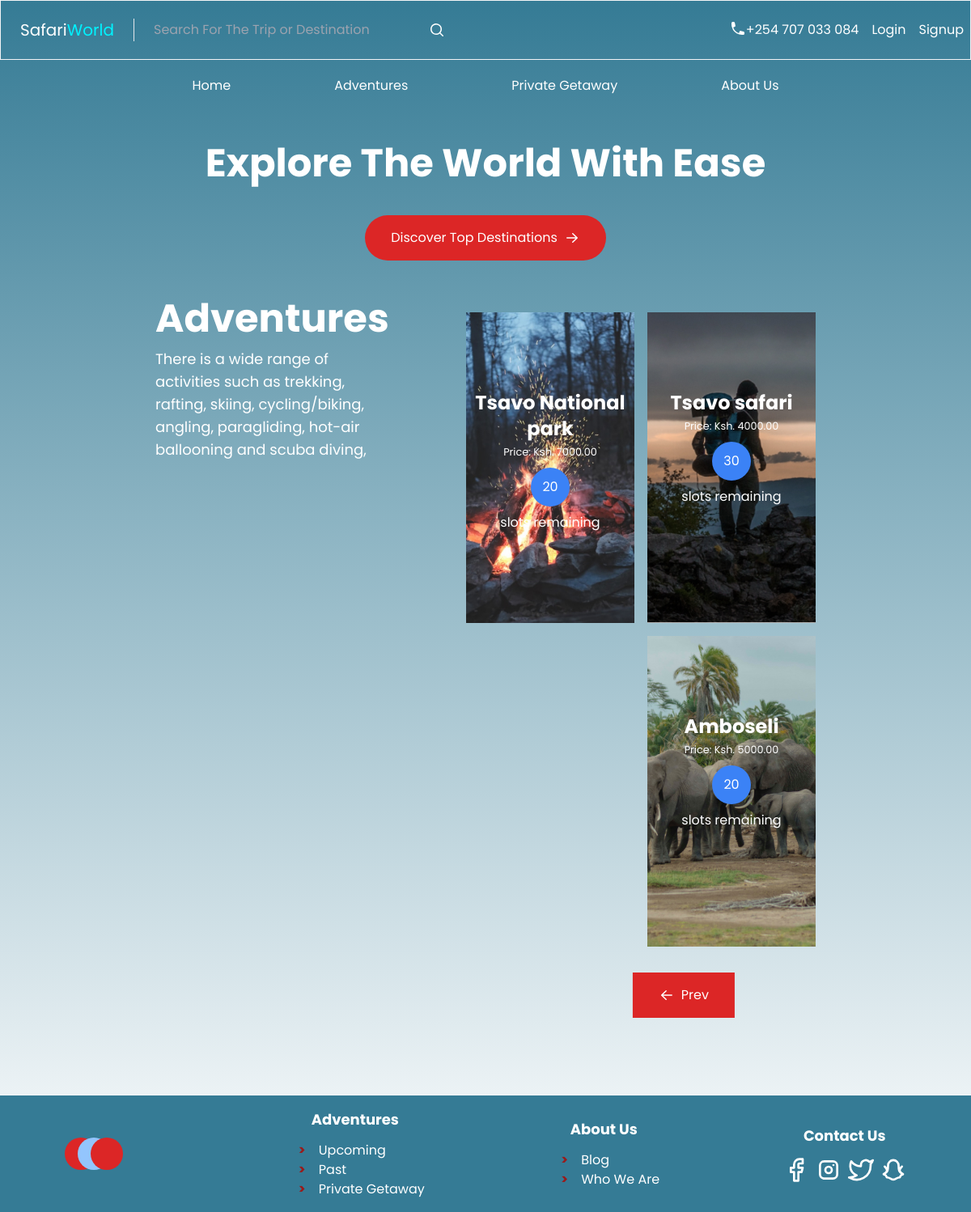
The app's page /adventures/?page=2 with its own data.
### booking/models.py (models this page shows, shortened)
class BaseModel(models.Model):
    id = models.UUIDField(primary_key=True, default=uuid.uuid4, editable=False)
    created_at = models.DateTimeField(auto_now_add=True)
    updated_at = models.DateTimeField(auto_now=True)
    class Meta:
        abstract = True

class Adventure(BaseModel):
    name = models.CharField(max_length=250)
    place_id = models.ForeignKey(Place, on_delete=models.SET_NULL, null=True, related_name='adventures')
    description = models.CharField(max_length=1024)
    departure_date = models.DateField()
    return_date = models.DateField()
    price = models.DecimalField(max_digits=10, decimal_places=2)
    slots = models.IntegerField()
    age_limit = models.IntegerField(default=0)
    activities = models.CharField(max_length=250)
    image = models.FileField(upload_to='images', null=True)

### booking/views.py (the view)
# urls.py: path('adventures/', views.adventures, name='adventures'),
def adventures(request):
    p = Paginator(Adventure.objects.all(), 3)
    page = request.GET.get('page')
    adventures = p.get_page(page)
    context = {"adventures": adventures}
    return render(request, 'booking/all_adventures.html', context)

### booking/templates/booking/all_adventures.html (shortened to what this page needs)
{% extends 'booking/base.html' %} {% load static %} {% block content %}
<section class="mx-16 my-12 text-white md:flex md:mx-48">
  <div class="w-full sm:w-4/12">
    <h2 class="mb-3 text-5xl font-bold">Adventures</h2>
    <p class="mb-3 text-lg whitespace-normal">
      There is a wide range of activities such as trekking, rafting, skiing,
      cycling/biking, angling, paragliding, hot-air ballooning and scuba diving,
    </p>
  </div>
  <div
    class="flex flex-wrap items-end justify-end w-full mx-auto space-x-4 space-y-4 sm:w-10/12 px-auto"
  >
    {% for adventure in adventures %}
    <div
      class="bg-[url('/static/{{ adventure.image }}')] w-full md:w-1/3 lg:w-52 xl:w-60 h-96 bg-center bg-cover text-center pt-24 group transition ease-in-out delay-150 hover:scale-105"
    >
      <p class="text-2xl font-bold">{{ adventure.name}}</p>
      <small>Price: Ksh. {{ adventure.price}}</small>
      <span
        class="flex items-center justify-center w-12 h-12 mx-auto my-2 bg-blue-500 rounded-full"
        >{{ adventure.slots}}
      </span>
      <p>slots remaining</p>
    </div>
    {% endfor %}
    <div class="flex justify-center basis-full">
      {% if adventures.has_previous %}
      <div
        class="flex items-center bg-red-600 py-4 my-4 px-8 max-w-fit md:translate-x-[80%]"
      >
        <svg
          xmlns="http://www.w3.org/2000/svg"
          viewBox="0 0 20 20"
          fill="currentColor"
          class="w-5 h-5 text-white"
        >
          <path
            fill-rule="evenodd"
            d="M17 10a.75.75 0 01-.75.75H5.612l4.158 3.96a.75.75 0 11-1.04 1.08l-5.5-5.25a.75.75 0 010-1.08l5.5-5.25a.75.75 0 111.04 1.08L5.612 9.25H16.25A.75.75 0 0117 10z"
            clip-rule="evenodd"
          />
        </svg>
        <a
          href="?page={{ adventures.previous_page_number }}"
          class="pl-2 text-white"
          >Prev</a
        >
      </div>
      {% endif %}
    </div>
  </div>
</section>
{% endblock%}

### booking/templates/booking/base.html (style rules this page uses)
body { font-family: "Poppins" !important; }

### records on screen
Adventure: image (picture), name "Tsavo National park", price "7000.00", slots "20"
Adventure: image (picture), name "Tsavo safari", price "4000.00", slots "30"
Adventure: image (picture), name "Amboseli", price "5000.00", slots "20"
